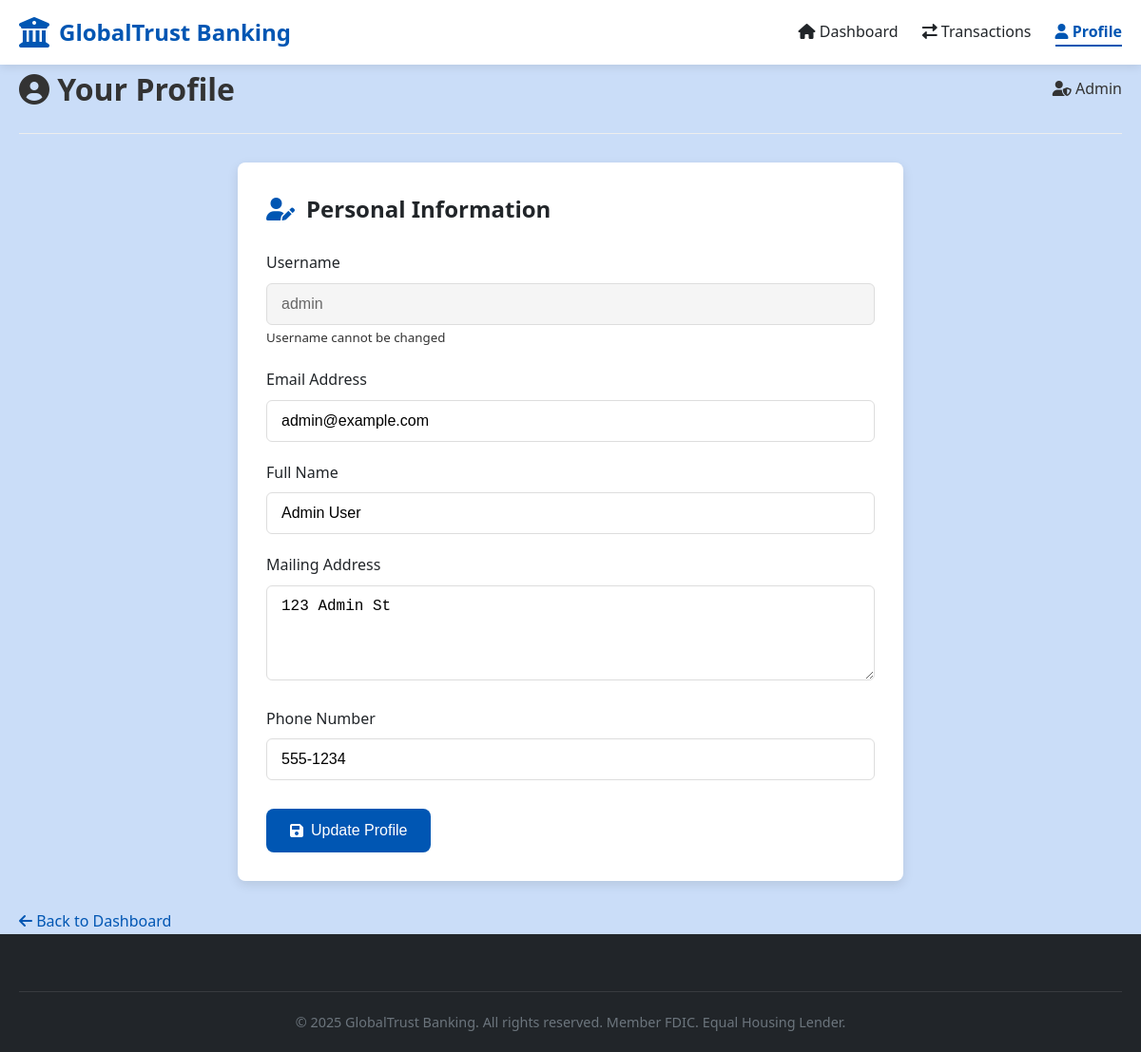
The app's page /profile.php (signed in) with its own data.
### tables this page shows
CREATE TABLE users (
    id INT AUTO_INCREMENT PRIMARY KEY,
    username VARCHAR(50) NOT NULL,
    password VARCHAR(255) NOT NULL,
    email VARCHAR(100) NOT NULL,
    role ENUM('user', 'admin') DEFAULT 'user',
    full_name VARCHAR(100),
    address TEXT,
    phone VARCHAR(20),
    created_at TIMESTAMP DEFAULT CURRENT_TIMESTAMP
);

### profile.php (the view, shortened to what this page needs)
<?php
$db = DB::connect();
$userId = $_SESSION['user_id'];
$user = $db->query("SELECT * FROM users WHERE id = $userId")->fetch(PDO::FETCH_ASSOC);
?>
<!DOCTYPE html>
<html lang="en">
<head>
    <link rel="stylesheet" href="assets/style.css">
    <link rel="stylesheet" href="https://cdnjs.cloudflare.com/ajax/libs/font-awesome/6.0.0/css/all.min.css">
</head>
<body>
    <header class="main-header">
        <div class="container">
            <div class="header-content">
                <div class="logo">
                    <i class="fas fa-university"></i>
                    <h1>GlobalTrust Banking</h1>
                </div>
                <nav class="main-nav">
                    <ul>
                        <li><a href="dashboard.php"><i class="fas fa-home"></i> Dashboard</a></li>
                        <li><a href="transactions.php"><i class="fas fa-exchange-alt"></i> Transactions</a></li>
                        <li><a href="profile.php" class="active"><i class="fas fa-user"></i> Profile</a></li>
                    </ul>
                </nav>
            </div>
        </div>
    </header>
    <main class="container">
        <div class="profile-header">
            <h1><i class="fas fa-user-circle"></i> Your Profile</h1>
            <div class="user-role">
                <i class="fas fa-user-shield"></i> <?= htmlspecialchars(ucfirst($_SESSION['role'])) ?>
            </div>
        </div>
        <div class="profile-card">
            <h2><i class="fas fa-user-edit"></i> Personal Information</h2>
            <form method="POST">
                <div class="form-group">
                    <label for="username">Username</label>
                    <input type="text" id="username" class="form-control" value="<?= htmlspecialchars($user['username']) ?>" disabled>
                    <small class="text-muted">Username cannot be changed</small>
                </div>
                <div class="form-group">
                    <label for="email">Email Address</label>
                    <input type="email" id="email" name="email" class="form-control" value="<?= htmlspecialchars($user['email']) ?>" required>
                </div>
                <div class="form-group">
                    <label for="full_name">Full Name</label>
                    <input type="text" id="full_name" name="full_name" class="form-control" value="<?= htmlspecialchars($user['full_name']) ?>" required>
                </div>
                <div class="form-group">
                    <label for="address">Mailing Address</label>
                    <textarea id="address" name="address" class="form-control" required><?= htmlspecialchars($user['address']) ?></textarea>
                </div>
                <div class="form-group">
                    <label for="phone">Phone Number</label>
                    <input type="tel" id="phone" name="phone" class="form-control" value="<?= htmlspecialchars($user['phone']) ?>" required>
                </div>
                <button type="submit" class="btn btn-update">
                    <i class="fas fa-save"></i> Update Profile
                </button>
            </form>
        </div>
        <a href="dashboard.php" class="back-link">
            <i class="fas fa-arrow-left"></i> Back to Dashboard
        </a>
    </main>
    <footer class="main-footer">
        <div class="container">
            <div class="footer-bottom">
                <p>&copy; <?= date('Y') ?> GlobalTrust Banking. All rights reserved. Member FDIC. Equal Housing Lender.</p>
            </div>
        </div>
    </footer>
</body>
</html>

### assets/style.css (style rules this page uses)
:root { --primary-color: #0056b3; --primary-dark: #003d7a; --primary-light: #e6f0ff; --secondary-color: #00a86b; --accent-color: #ff6b35; --light-color: #f8f9fa; --dark-color: #212529; --gray-color: #6c757d; --light-gray: #e9ecef; --success-color: #28a745; --warning-color: #ffc107; --danger-color: #dc3545; --info-color: #17a2b8; --text-color: #333; --text-light: #6c757d; --border-radius: 8px; --box-shadow: 0 4px 12px rgba(0, 0, 0, 0.1); --transition: all 0.3s ease; --max-width: 1200px; }
* { box-sizing: border-box; margin: 0; padding: 0; }
body { font-family: 'Segoe UI', 'Roboto', 'Helvetica Neue', Arial, sans-serif; line-height: 1.6; background-color: #caddf8; color: var(--text-color); }
.container { width: 100%; max-width: var(--max-width); margin: 0 auto; padding: 0 20px; }
.main-header { background-color: white; box-shadow: 0 2px 10px rgba(0, 0, 0, 0.1); position: sticky; top: 0; z-index: 1000; }
.header-content { display: flex; justify-content: space-between; align-items: center; padding: 15px 0; }
.logo { display: flex; align-items: center; gap: 10px; }
.logo i { font-size: 2rem; color: var(--primary-color); }
.logo h1 { font-size: 1.5rem; font-weight: 700; color: var(--primary-color); margin: 0; }
.main-nav ul { display: flex; list-style: none; gap: 25px; }
.main-nav a { text-decoration: none; color: var(--dark-color); font-weight: 500; padding: 5px 0; position: relative; transition: var(--transition); }
.main-nav a.active { color: var(--primary-color); font-weight: 600; }
.main-nav a.active:after { content: ''; position: absolute; bottom: 0; left: 0; width: 100%; height: 2px; background-color: var(--primary-color); }
.btn { display: inline-flex; align-items: center; justify-content: center; gap: 8px; padding: 12px 24px; border-radius: var(--border-radius); font-weight: 500; text-decoration: none; transition: var(--transition); border: none; cursor: pointer; }
.main-footer { background-color: var(--dark-color); color: white; padding: 60px 0 0; }
.footer-bottom { text-align: center; padding: 20px 0; border-top: 1px solid rgba(255, 255, 255, 0.1); font-size: 0.9rem; color: var(--gray-color); }

### profile.php (style rules this page uses)
.profile-header { display: flex; justify-content: space-between; align-items: center; margin-bottom: 30px; padding-bottom: 20px; border-bottom: 1px solid #eee; }
.profile-card { background: white; border-radius: var(--border-radius); box-shadow: var(--box-shadow); padding: 30px; max-width: 700px; margin: 0 auto; }
.profile-card h2 { font-size: 1.5rem; margin-bottom: 25px; color: var(--dark-color); display: flex; align-items: center; gap: 12px; }
.profile-card h2 i { color: var(--primary-color); }
.form-group { margin-bottom: 20px; }
.form-group label { display: block; margin-bottom: 8px; font-weight: 500; color: var(--dark-color); }
.form-control { width: 100%; padding: 12px 15px; border: 1px solid #ddd; border-radius: 6px; font-size: 1rem; transition: all 0.2s ease; }
.form-control:disabled { background-color: #f5f5f5; color: #666; }
textarea.form-control { min-height: 100px; resize: vertical; }
.btn-update { background-color: var(--primary-color); color: white; padding: 14px 25px; font-size: 1rem; font-weight: 500; margin-top: 10px; }
.back-link { display: inline-block; margin-top: 30px; color: var(--primary-color); text-decoration: none; font-weight: 500; transition: var(--transition); }

### records on screen
users: username "admin", email "admin@example.com", full_name "Admin User", address "123 Admin St", phone "555-1234"

### other values on screen
$_SESSION['role'] "Admin"
